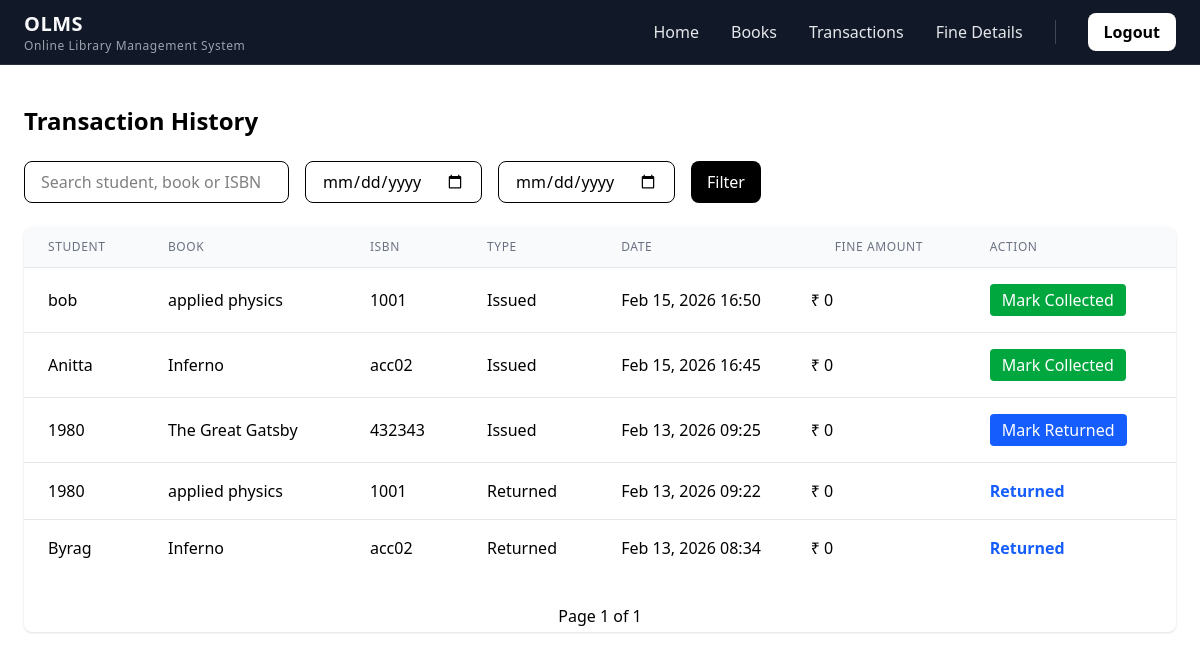
The app's page /librarian/show_transaction with its own data.
### common/models.py (models this page shows, shortened)
class Transaction_table(models.Model):
    Access_no = models.ForeignKey(
        Book_copy,
        on_delete=models.PROTECT,
        related_name="transactions"
    )
    Owned_by = models.ForeignKey(
        Registration,
        on_delete=models.PROTECT,
        related_name="transactions"
    )
    issued_on = models.DateTimeField(auto_now_add=True)
    collected = models.BooleanField(default=False)
    returned = models.BooleanField(default=False)
    reminder_sent = models.BooleanField(default=False)
    Due_date = models.DateField(default=overdue)

class Registration(models.Model):
    Roll_no = models.CharField(max_length=25, primary_key=True)
    User_name = models.CharField(max_length=50,unique=True)
    Password = models.CharField(max_length=50)
    Name = models.CharField(max_length=50)
    Phn_no = models.IntegerField(unique=True)
    Batch = models.CharField(max_length=20)
    email = models.EmailField(unique=True)

class Book_copy(models.Model):
    STATUS_CHOICES = [
        ('HORROR', 'horror'),
        ('NOVEL', 'novel'),
        ('POEMS', 'poems'),
        ('EXAM ORIENTED','examoriented')
    ]
    book= models.ForeignKey(
        Book_details,
        on_delete = models.CASCADE,
        related_name='copies'
    )
    is_available= models.BooleanField(default=True)

class Book_details(models.Model):
    Genre_Choice = [
        ('HORROR', 'horror'),
        ('NOVEL', 'novel'),
        ('POEMS', 'poems'),
        ('EXAM ORIENTED','examoriented')
    ]
    Language_Choice=[
        ('ENGLISH','ENGLISH'),
        ('MALAYALAM','MALAYALAM'),
        ('HINDI','HINDI')
    ]
    ISBN = models.CharField(max_length=50, unique=True,)  # ISBN still unique
    cover = models.ImageField(upload_to='covers/', null=True, blank=True)
    Book_name = models.CharField(max_length=100)
    Authors_name = models.CharField(max_length=100)
    Genre = models.CharField(max_length=50,choices=Genre_Choice)
    Language = models.CharField(max_length=50,choices=Language_Choice)
    description = models.TextField(null=True, blank=True)

### librarian/views.py (the view)
# urls.py: path("show_transaction", views.show_transaction, name="show_transaction"),
def show_transaction(request):
    transactions = (
        Transaction_table.objects
        .select_related("Owned_by", "Access_no__book")
        .all()
        .order_by("-issued_on")
    )
    query = request.GET.get("q", "").strip()
    if query:
        transactions = transactions.filter(
            Q(Owned_by__User_name__icontains=query) |
            Q(Access_no__book__Book_name__icontains=query) |
            Q(Access_no__book__ISBN__icontains=query)
        )
    start_date = request.GET.get("start_date")
    end_date = request.GET.get("end_date")
    if start_date:
        transactions = transactions.filter(
            issued_on__date__gte=parse_date(start_date)
        )
    if end_date:
        transactions = transactions.filter(
            issued_on__date__lte=parse_date(end_date)
        )
    paginator = Paginator(transactions, 10)
    page_number = request.GET.get("page")
    page_obj = paginator.get_page(page_number)
    context = {
        "transactions": page_obj,
        "page_obj": page_obj,
        "query": query,
        "start_date": start_date,
        "end_date": end_date,
    }
    return render(request, "librarian/show_transactions.html", context)

### librarian/templates/librarian/show_transactions.html (shortened to what this page needs)
{% include 'librarian/lib_header.html' %}
<div class="max-w-7xl mx-auto px-6 py-10">
    <h1 class="text-2xl font-semibold mb-6">Transaction History</h1>
    <form method="get" class="mb-6 flex flex-wrap gap-4">
        <input type="text" name="q" value="{{ query }}" placeholder="Search student, book or ISBN"
            class="px-4 py-2 border rounded-lg">
        <input type="date" name="start_date" value="{{ start_date }}" class="px-4 py-2 border rounded-lg">
        <input type="date" name="end_date" value="{{ end_date }}" class="px-4 py-2 border rounded-lg">
        <button type="submit" class="px-4 py-2 bg-black text-white rounded-lg">
            Filter
        </button>
    </form>
    <div class="overflow-x-auto bg-white rounded-lg shadow">
        <table class="min-w-full divide-y divide-gray-200">
            <thead class="bg-gray-50">
                <tr>
                    <th class="px-6 py-3 text-left text-xs font-medium text-gray-500 uppercase tracking-wider"> Student
                    </th>
                    <th class="px-6 py-3 text-left text-xs font-medium text-gray-500 uppercase tracking-wider"> Book
                    </th>
                    <th class="px-6 py-3 text-left text-xs font-medium text-gray-500 uppercase tracking-wider"> ISBN
                    </th>
                    <th class="px-6 py-3 text-left text-xs font-medium text-gray-500 uppercase tracking-wider"> Type
                    </th>
                    <th class="px-6 py-3 text-left text-xs font-medium text-gray-500 uppercase tracking-wider"> Date
                    </th>
                    <th class="px-6 py-3 text-left text-xs font-medium text-gray-500 uppercase tracking-wider">
                        fine amount
                    </th>
                    <th class="px-6 py-3 text-left text-xs font-medium text-gray-500 uppercase tracking-wider">
                        Action
                    </th>
                </tr>
            </thead>
            <tbody class="bg-white divide-y divide-gray-200">
                {% for transaction in transactions %}
                <tr>
                    <td class="px-6 py-4">
                        {{ transaction.Owned_by.User_name }}
                    </td>
                    <td class="px-6 py-4">
                        {{ transaction.Access_no.book.Book_name }}
                    </td>
                    <td class="px-6 py-4">
                        {{ transaction.Access_no.book.ISBN }}
                    </td>
                    <td class="px-6 py-4">
                        {% if transaction.returned %}
                        Returned
                        {% else %}
                        Issued
                        {% endif %}
                    </td>
                    <td class="px-6 py-4">
                        {{ transaction.issued_on|date:"M d, Y H:i" }}
                    </td>
                    <td>
                        {% if transaction.fine_table %}
                        {% if transaction.fine_table.paid %}
                        <span class="text-green-600">Paid</span>
                        {% else %}
                        <span class="text-red-600 font-semibold">
                            ₹ {{ transaction.fine_table.amount_payable }}
                        </span>
                        {% endif %}
                        {% else %}
                        ₹ 0
                        {% endif %}
                    </td>
                    <td class="px-6 py-4">
                        {% if not transaction.collected and not transaction.returned %}
                        <button onclick="markCollected({{ transaction.id }})"
                            class="px-3 py-1 bg-green-600 text-white rounded hover:bg-green-700 transition">
                            Mark Collected
                        </button>
                        {% elif transaction.collected and not transaction.returned %}
                        <button onclick="markReturned({{ transaction.id }})"
                            class="px-3 py-1 bg-blue-600 text-white rounded hover:bg-blue-700 transition">
                            Mark Returned
                        </button>
                        {% elif transaction.returned %}
                        <span class="text-blue-600 font-semibold">
                            Returned
                        </span>
                        {% endif %}
                    </td>
                </tr>
                {% empty %}
                <tr>
                    <td colspan="5" class="px-6 py-4 text-center text-gray-500">
                        No transactions found.
                    </td>
                </tr>
                {% endfor %}
            </tbody>
        </table>
        <div class="mt-6 flex justify-center gap-2">
            <span class="px-3 py-1">
                Page {{ page_obj.number }} of {{ page_obj.paginator.num_pages }}
            </span>
        </div>
    </div>
</div>

### records on screen
Transaction_table: returned "Issued"
Transaction_table: returned "Issued"
Transaction_table: returned "Issued"
Transaction_table: returned "Returned", collected "Returned"
Transaction_table: returned "Returned", collected "Returned"

### other values on screen
{{ page_obj.number }} "1"
{{ page_obj.paginator.num_pages }} "1"
